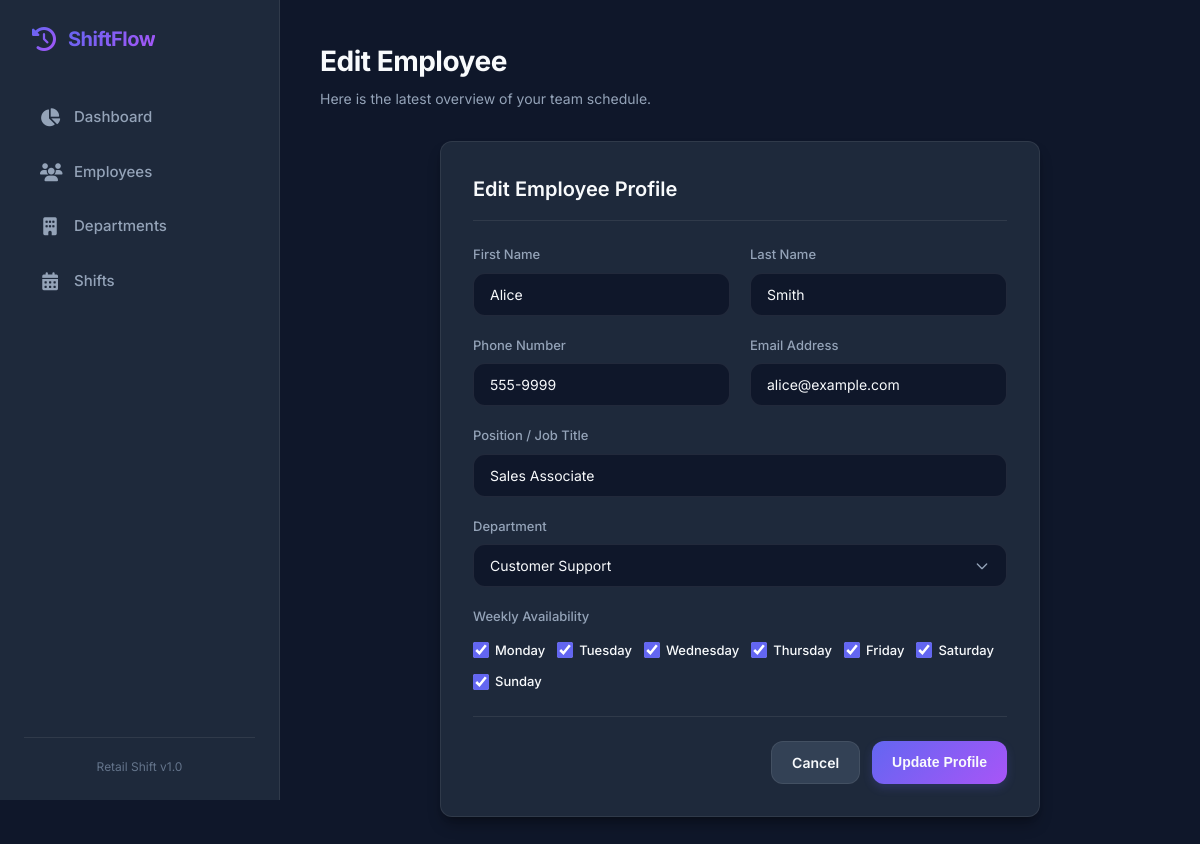
Screenshot of /edit_employee/1 with the database file from the repository.
### tables this page shows
CREATE TABLE employees(

        employee_id INTEGER PRIMARY KEY AUTOINCREMENT,

        first_name TEXT NOT NULL,

        last_name TEXT NOT NULL,

        phone TEXT,

        email TEXT,

        position TEXT

    , department_id INTEGER REFERENCES departments(department_id));

CREATE TABLE departments(
        department_id INTEGER PRIMARY KEY AUTOINCREMENT,
        name TEXT NOT NULL UNIQUE,
        description TEXT,
        required_employees_per_day REAL NOT NULL
    );

### app.py (the view, shortened to what this page needs)
@app.route("/edit_employee/<int:id>", methods=["GET", "POST"])
def edit_employee(id):
    conn = db()
    employee = conn.execute(
        "SELECT * FROM employees WHERE employee_id=?",
        (id,)
    ).fetchone()
    depts = conn.execute(
        "SELECT * FROM departments"
    ).fetchall()
    availability = conn.execute(
        """
        SELECT day_of_week
        FROM availability
        WHERE employee_id=?
        AND available='Yes'
        """,
        (id,)
    ).fetchall()
    available_days = [
        row["day_of_week"]
        for row in availability
    ]
    return render_template(
        "edit_employee.html",
        employee=employee,
        departments=depts,
        available_days=available_days
    )

### app.py (called while the page is built)
def db():
    conn = sqlite3.connect(
        "retail_shift_management.db"
    )
    conn.row_factory = sqlite3.Row
    return conn

### templates/edit_employee.html (shortened to what this page needs)
{% extends "base.html" %}
{% block header_title %}Edit Employee{% endblock %}
{% block content %}
<div class="card" style="max-width: 600px; margin: 0 auto;">
    <div class="card-header">
        <h3>Edit Employee Profile</h3>
    </div>
    <form method="POST">
        <div class="form-grid">
            <div class="form-group">
                <label class="form-label" for="first_name">First Name</label>
                <input class="form-control" name="first_name" id="first_name" value="{{ employee.first_name }}" required>
            </div>
            <div class="form-group">
                <label class="form-label" for="last_name">Last Name</label>
                <input class="form-control" name="last_name" id="last_name" value="{{ employee.last_name }}" required>
            </div>
            <div class="form-group">
                <label class="form-label" for="phone">Phone Number</label>
                <input class="form-control" name="phone" id="phone" value="{{ employee.phone }}">
            </div>
            <div class="form-group">
                <label class="form-label" for="email">Email Address</label>
                <input class="form-control" type="email" name="email" id="email" value="{{ employee.email }}">
            </div>
            <div class="form-group form-group-full">
                <label class="form-label" for="position">Position / Job Title</label>
                <input class="form-control" name="position" id="position" value="{{ employee.position }}" required>
            </div>
            <div class="form-group form-group-full">
                <label class="form-label" for="department_id">Department</label>
                <select class="form-control" name="department_id" id="department_id">
                    {% for dept in departments %}
                    <option value="{{ dept.department_id }}" {% if employee.department_id == dept.department_id %}selected{% endif %}>{{ dept.name }}</option>
                    {% endfor %}
                </select>
            </div>
            <div class="form-group form-group-full">
                <label class="form-label">Weekly Availability</label>
                <div style="display: flex; flex-wrap: wrap; gap: 12px; margin-top: 6px;">
                    {% for day in ['Monday', 'Tuesday', 'Wednesday', 'Thursday', 'Friday', 'Saturday', 'Sunday'] %}
                    <label style="display: inline-flex; align-items: center; gap: 6px; font-size: 13px; font-weight: 500; cursor: pointer;">
                        <input type="checkbox" name="available_days" value="{{ day }}" {% if not available_days or day in available_days %}checked{% endif %} style="width: 16px; height: 16px; accent-color: var(--primary);">
                        {{ day }}
                    </label>
                    {% endfor %}
                </div>
            </div>
        </div>
        <div class="form-actions">
            <a href="/employees" class="btn btn-secondary">Cancel</a>
            <button type="submit" class="btn btn-primary">Update Profile</button>
        </div>
    </form>
</div>
{% endblock %}

### static/style.css (style rules this page uses)
:root { --bg-primary: #0f172a; --bg-secondary: #1e293b; --bg-tertiary: #334155; --text-primary: #f8fafc; --text-secondary: #94a3b8; --text-muted: #64748b; --primary: #6366f1; --primary-hover: #4f46e5; --primary-gradient: linear-gradient(135deg, #6366f1 0%, #a855f7 100%); --accent: #f43f5e; --accent-hover: #e11d48; --success: #10b981; --border-color: rgba(255, 255, 255, 0.08); --card-shadow: 0 10px 15px -3px rgba(0, 0, 0, 0.3), 0 4px 6px -4px rgba(0, 0, 0, 0.3); --border-radius: 12px; --transition: all 0.25s cubic-bezier(0.4, 0, 0.2, 1); }
* { margin: 0; padding: 0; box-sizing: border-box; }
body { font-family: 'Inter', -apple-system, BlinkMacSystemFont, "Segoe UI", Roboto, sans-serif; background-color: var(--bg-primary); color: var(--text-primary); line-height: 1.5; overflow-x: hidden; }
.btn { display: inline-flex; align-items: center; justify-content: center; gap: 8px; padding: 10px 20px; font-size: 14px; font-weight: 600; border-radius: var(--border-radius); border: none; cursor: pointer; text-decoration: none; transition: var(--transition); }
.btn-primary { background: var(--primary-gradient); color: var(--text-primary); box-shadow: 0 4px 10px rgba(99, 102, 241, 0.2); }
.btn-secondary { background-color: var(--bg-tertiary); color: var(--text-primary); border: 1px solid var(--border-color); }
.card { background-color: var(--bg-secondary); border: 1px solid var(--border-color); border-radius: var(--border-radius); padding: 32px; box-shadow: var(--card-shadow); }
.card-header { margin-bottom: 24px; border-bottom: 1px solid var(--border-color); padding-bottom: 16px; }
.card-header h3 { font-size: 20px; font-weight: 600; }
.form-grid { display: grid; grid-template-columns: repeat(auto-fit, minmax(220px, 1fr)); gap: 20px; margin-bottom: 24px; }
.form-group { display: flex; flex-direction: column; gap: 8px; }
.form-group-full { grid-column: 1 / -1; }
.form-label { font-size: 13px; font-weight: 500; color: var(--text-secondary); }
.form-control { background-color: var(--bg-primary); border: 1px solid var(--border-color); color: var(--text-primary); padding: 12px 16px; border-radius: var(--border-radius); font-family: inherit; font-size: 14px; width: 100%; transition: var(--transition); }
.form-control::placeholder { color: var(--text-muted); }
select.form-control { appearance: none; background-repeat: no-repeat; background-position: right 16px center; background-size: 16px; padding-right: 40px; }
.form-actions { display: flex; justify-content: flex-end; gap: 12px; margin-top: 12px; border-top: 1px solid var(--border-color); padding-top: 24px; }

### rows the page displays
employees: first_name "Alice", last_name "Smith", phone "555-9999", email "alice@example.com", position "Sales Associate", department_id "Customer Support"

### other values shown
{{ day }} "Monday" "Tuesday" "Wednesday" "Thursday" "Friday" "Saturday" "Sunday"
